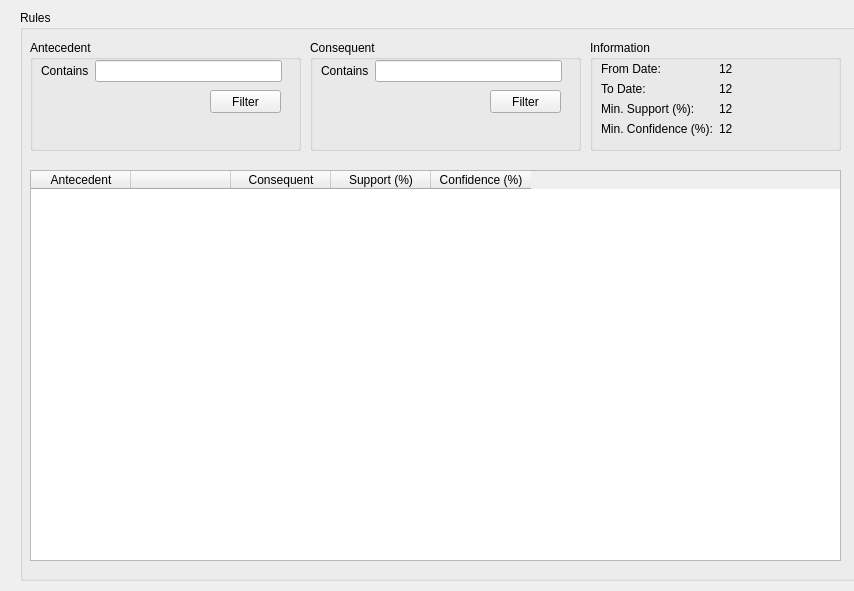
<?xml version="1.0" encoding="UTF-8"?>
<ui version="4.0">
 <class>AssRules</class>
 <widget class="QWidget" name="AssRules">
  <property name="geometry">
   <rect>
    <x>0</x>
    <y>0</y>
    <width>854</width>
    <height>591</height>
   </rect>
  </property>
  <property name="windowTitle">
   <string>Association Rules</string>
  </property>
  <widget class="QGroupBox" name="groupBox_6">
   <property name="geometry">
    <rect>
     <x>20</x>
     <y>10</y>
     <width>881</width>
     <height>571</height>
    </rect>
   </property>
   <property name="title">
    <string>Rules</string>
   </property>
   <widget class="QTableWidget" name="rulesTableWidget">
    <property name="geometry">
     <rect>
      <x>10</x>
      <y>160</y>
      <width>811</width>
      <height>391</height>
     </rect>
    </property>
    <column>
     <property name="text">
      <string>Antecedent</string>
     </property>
    </column>
    <column>
     <property name="text">
      <string/>
     </property>
    </column>
    <column>
     <property name="text">
      <string>Consequent</string>
     </property>
    </column>
    <column>
     <property name="text">
      <string>Support (%)</string>
     </property>
    </column>
    <column>
     <property name="text">
      <string>Confidence (%)</string>
     </property>
    </column>
   </widget>
   <widget class="QGroupBox" name="groupBox_9">
    <property name="geometry">
     <rect>
      <x>10</x>
      <y>30</y>
      <width>271</width>
      <height>111</height>
     </rect>
    </property>
    <property name="title">
     <string>Antecedent</string>
    </property>
    <widget class="QPushButton" name="btnFilterAnt">
     <property name="geometry">
      <rect>
       <x>180</x>
       <y>50</y>
       <width>71</width>
       <height>23</height>
      </rect>
     </property>
     <property name="text">
      <string>Filter</string>
     </property>
    </widget>
    <widget class="QWidget" name="layoutWidget">
     <property name="geometry">
      <rect>
       <x>11</x>
       <y>20</y>
       <width>241</width>
       <height>22</height>
      </rect>
     </property>
     <layout class="QHBoxLayout" name="horizontalLayout_5">
      <item>
       <widget class="QLabel" name="label_11">
        <property name="text">
         <string>Contains</string>
        </property>
       </widget>
      </item>
      <item>
       <widget class="QLineEdit" name="txtFilterContainAnt"/>
      </item>
     </layout>
    </widget>
   </widget>
   <widget class="QGroupBox" name="groupBox_10">
    <property name="geometry">
     <rect>
      <x>290</x>
      <y>30</y>
      <width>271</width>
      <height>111</height>
     </rect>
    </property>
    <property name="title">
     <string>Consequent</string>
    </property>
    <widget class="QPushButton" name="btnFilterConseq">
     <property name="geometry">
      <rect>
       <x>180</x>
       <y>50</y>
       <width>71</width>
       <height>23</height>
      </rect>
     </property>
     <property name="text">
      <string>Filter</string>
     </property>
    </widget>
    <widget class="QWidget" name="layoutWidget_2">
     <property name="geometry">
      <rect>
       <x>11</x>
       <y>20</y>
       <width>241</width>
       <height>22</height>
      </rect>
     </property>
     <layout class="QHBoxLayout" name="horizontalLayout_4">
      <item>
       <widget class="QLabel" name="label_12">
        <property name="text">
         <string>Contains</string>
        </property>
       </widget>
      </item>
      <item>
       <widget class="QLineEdit" name="txtFilterContainConsq"/>
      </item>
     </layout>
    </widget>
   </widget>
   <widget class="QGroupBox" name="groupBox_8">
    <property name="geometry">
     <rect>
      <x>570</x>
      <y>30</y>
      <width>251</width>
      <height>111</height>
     </rect>
    </property>
    <property name="title">
     <string>Information</string>
    </property>
    <widget class="QWidget" name="layoutWidget_3">
     <property name="geometry">
      <rect>
       <x>11</x>
       <y>22</y>
       <width>201</width>
       <height>74</height>
      </rect>
     </property>
     <layout class="QHBoxLayout" name="horizontalLayout_2">
      <item>
       <layout class="QVBoxLayout" name="verticalLayout_4">
        <item>
         <widget class="QLabel" name="label_3">
          <property name="text">
           <string>From Date:</string>
          </property>
         </widget>
        </item>
        <item>
         <widget class="QLabel" name="label_4">
          <property name="text">
           <string>To Date:</string>
          </property>
         </widget>
        </item>
        <item>
         <widget class="QLabel" name="lblMinSupportFilter_2">
          <property name="text">
           <string>Min. Support (%):</string>
          </property>
         </widget>
        </item>
        <item>
         <widget class="QLabel" name="lblMinSupportFilter_3">
          <property name="text">
           <string>Min. Confidence (%):</string>
          </property>
         </widget>
        </item>
       </layout>
      </item>
      <item>
       <layout class="QVBoxLayout" name="verticalLayout_5">
        <item>
         <widget class="QLabel" name="lblFomDateFilter">
          <property name="text">
           <string>12</string>
          </property>
         </widget>
        </item>
        <item>
         <widget class="QLabel" name="lblToDateFilter">
          <property name="text">
           <string>12</string>
          </property>
         </widget>
        </item>
        <item>
         <widget class="QLabel" name="lblMinSupportFilter">
          <property name="text">
           <string>12</string>
          </property>
         </widget>
        </item>
        <item>
         <widget class="QLabel" name="lblMinConfFilter">
          <property name="text">
           <string>12</string>
          </property>
         </widget>
        </item>
       </layout>
      </item>
     </layout>
    </widget>
   </widget>
  </widget>
 </widget>
 <resources/>
 <connections/>
</ui>
